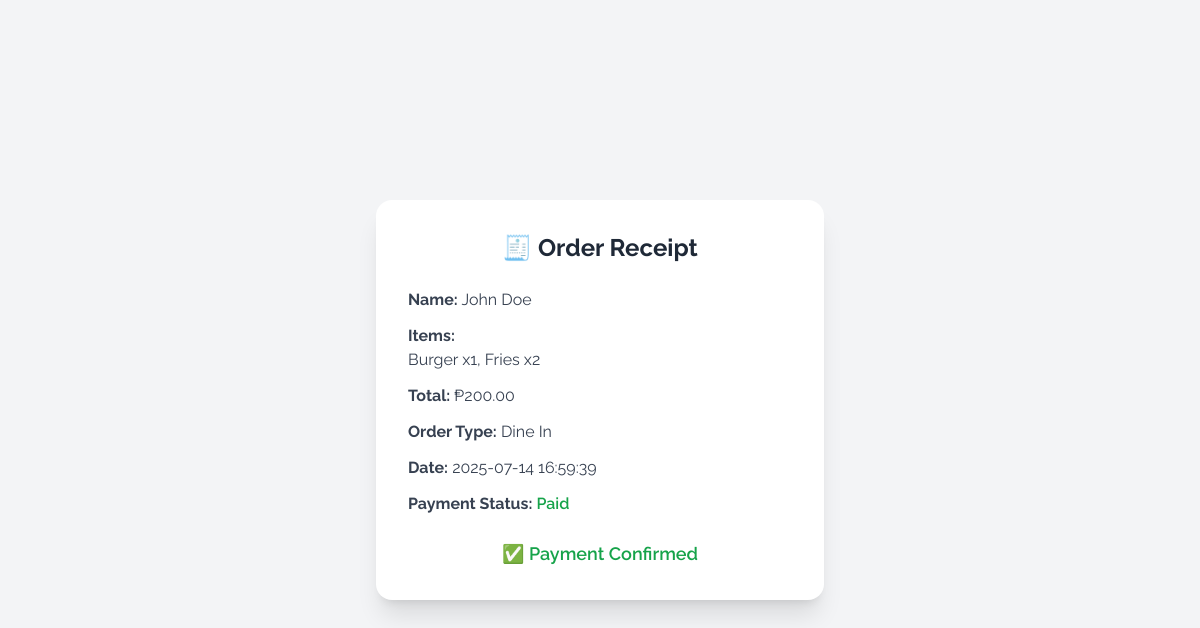
Page /hidden_eats/receipt.php?id=1 on the committed database.
### tables this page shows
CREATE TABLE `orders` (
  `id` int(11) AUTO_INCREMENT NOT NULL PRIMARY KEY,
  `customer_name` varchar(100) NOT NULL,
  `order_items` text NOT NULL,
  `total_price` int(20) NOT NULL,
  `order_type` enum('Dine In','Take Out') NOT NULL,
  `created_at` timestamp NOT NULL DEFAULT current_timestamp(),
  `order_status` varchar(20) NOT NULL DEFAULT 'Pending',
  `payment_status` varchar(20) DEFAULT 'Unpaid'
);

### hidden_eats/receipt.php (the view, shortened to what this page needs)
<?php
include 'db.php';
$order_id = $_GET['id'];
$sql = "SELECT * FROM orders WHERE id = ?";
$stmt = $conn->prepare($sql);
$stmt->bind_param("i", $order_id);
$stmt->execute();
$result = $stmt->get_result();
$order = $result->fetch_assoc();
?>
<!DOCTYPE html>
<html lang="en">
<head>
  <script src="https://cdn.tailwindcss.com"></script>
</head>
<body class="bg-gray-100 flex items-center justify-center min-h-screen">
  <div class="bg-white p-8 rounded-2xl shadow-xl max-w-md w-full text-center">
    <h2 class="text-2xl font-bold text-gray-800 mb-6">🧾 Order Receipt</h2>
    <div class="text-left text-gray-700 space-y-3 mb-6">
      <p><strong>Name:</strong> <?= htmlspecialchars($order['customer_name']) ?></p>
      <p><strong>Items:</strong><br><?= nl2br(htmlspecialchars($order['order_items'])) ?></p>
      <p><strong>Total:</strong> ₱<?= number_format($order['total_price'], 2) ?></p>
      <p><strong>Order Type:</strong> <?= htmlspecialchars($order['order_type']) ?></p>
      <p><strong>Date:</strong> <?= $order['created_at'] ?></p>
      <p><strong>Payment Status:</strong>
        <span class="font-semibold <?= $order['payment_status'] === 'Paid' ? 'text-green-600' : 'text-red-600' ?>">
          <?= $order['payment_status'] ?>
        </span>
      </p>
    </div>
    <?php if ($order['payment_status'] === 'Unpaid'): ?>
      <div class="mb-4">
        <p class="mb-2 font-semibold">Scan to pay via GCash:</p>
        <img src="assets/qr.png" alt="GCash QR Code" class="w-48 mx-auto border rounded-lg">
      </div>
      <form action="confirm_payment.php" method="POST">
        <input type="hidden" name="order_id" value="<?= $order['id'] ?>">
        <button type="submit" class="bg-green-500 hover:bg-green-600 text-white font-semibold py-2 px-4 rounded-xl transition">
          ✅ I have paid
        </button>
      </form>
    <?php else: ?>
      <div class="mt-4">
        <p class="text-green-600 font-semibold text-lg">✅ Payment Confirmed</p>
      </div>
    <?php endif; ?>
  </div>
</body>
</html>

### hidden_eats/receipt.php (style rules this page uses)
body { font-family: 'Raleway', sans-serif; }

### rows in the picture
orders: customer_name "John Doe", order_items "Burger x1, Fries x2", total_price "200.00", order_type "Dine In", created_at "2025-07-14 16:59:39", payment_status "Paid"
